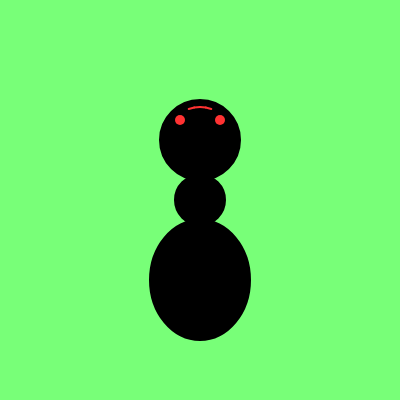
Frame 1 (no input)
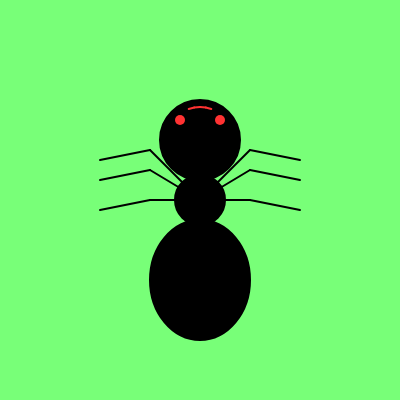
Frame 60 (no input)
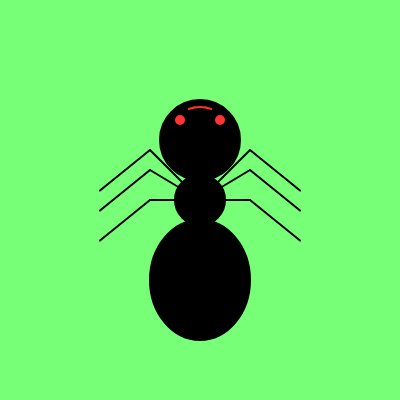
Frame 120 (the mouse pressed at the canvas centre since frame 60)

The p5.js sketch that drew these frames (run headless with seeded random() and noise() and a simulated clock; from frame 60 on, the mouse is pressed at the canvas centre):

// p5.js sketch
// ── sketch.js
var maasa;
var lomiks;
var centerX = 200;
var centerY = 140;
var radius = 33;

function setup() {
    createCanvas(400,400);
    maasa = "miilums";
    lomiks = 38;
    ellipseMode(CENTER);
    angleMode(DEGREES);
}

function draw() {
    background(120,255,120);  // R G B
    stroke(0);
    strokeWeight(2);
    fill(0);
    ellipse(200,200,50,50);
    ellipse(200,280,100,120);
    ellipse(200,140,80,80);
    
    line(200,200,250,170+maasa*0);
    line(250,170+maasa*0,300,200+maasa*1);
    
    line(200,200,150,170+maasa*0);
    line(150,170+maasa*0,100,200+maasa*1);
    
    line(200,200,250,150+maasa*0);
    line(250,150+maasa*0,300,180+maasa*1);
    
    line(200,200,150,150+maasa*0);
    line(150,150+maasa*0,100,180+maasa*1);
    
    line(200,200,250,200+maasa*0);
    line(250,200+maasa*0,300,230+maasa*1);
    
    line(200,200,150,200+maasa*0);
    line(150,200+maasa*0,100,230+maasa*1);
    
    stroke(255,50,50);
    
    for(var i = 70; i < 110; i+=10) {
        var x1 = centerX - cos(i)*radius;
        var y1 = centerY - sin(i)*radius;
        var x2 = centerX - cos(i+10)*radius;
        var y2 = centerY - sin(i+10)*radius;
        line(x1,y1,x2,y2);
    }
    
    strokeWeight(10);
    point(220,120);
    point(180,120);
    lomiks+=10;
    maasa = sin(lomiks)*20;
}
